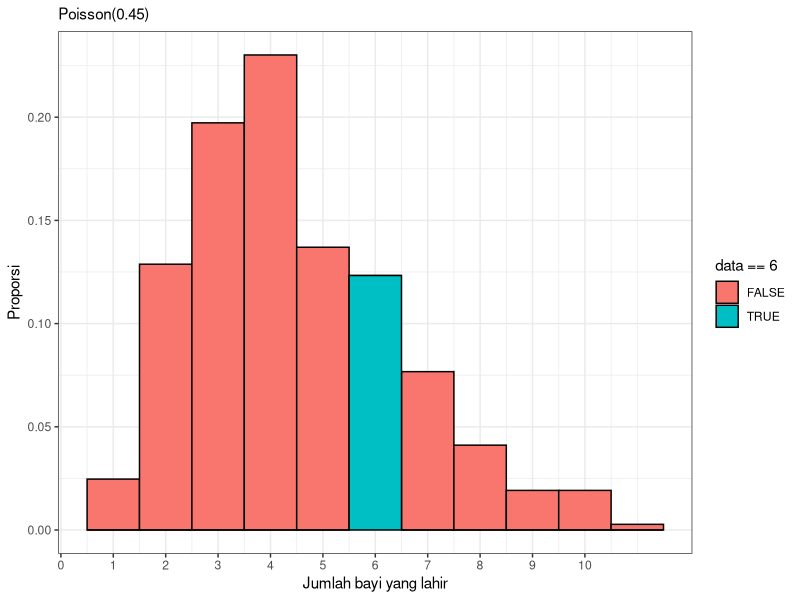

Source code (R):
# a
lambda = 4.5
x = 6
dpois(x, lambda)

# b
library(ggplot2)
library(dplyr)

set.seed(1)

histo <- data.frame('data' = rpois(365, lambda))

histo %>% ggplot() +
          geom_histogram(aes(x = data, 
                             y = stat(count / sum(count)),
                             fill = data == 6),
                         binwidth = 1,
                         color = 'black',) +
          scale_x_continuous(breaks = 0:10) + 
          labs(x = "Jumlah bayi yang lahir",
               y = "Proporsi",
               subtitle = "Poisson(0.45)") +
          theme_bw()

# c
###

# d
mean <- lambda
variance <- lambda
mean
variance
